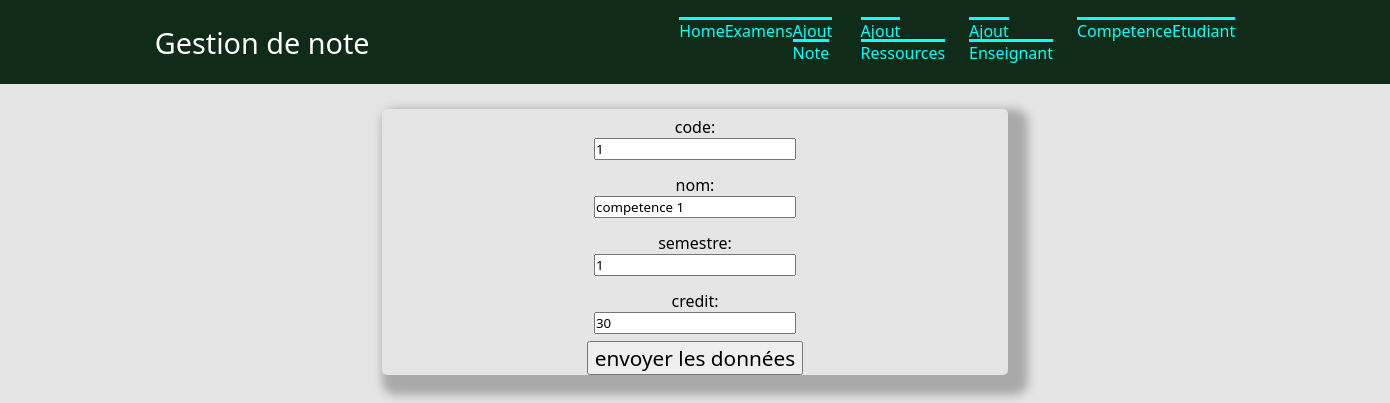
The app's page /gestion/UEupdate/6 with its own data.
### gestion/models.py (models this page shows, shortened)
class UE(models.Model):
    code = models.IntegerField(blank=False, null=True)
    nom = models.CharField(max_length=100)
    semestre = models.IntegerField(blank=False, null=True)
    credit = models.IntegerField(blank=False, null=True)
    def dico(self):
        return {"nom": self.nom,"code": self.code,"semestre": self.semestre, "credit": self.credit,}

### gestion/views.py (the view)
# urls.py: path("UEupdate/<int:id>", views.UEupdate),
def UEupdate(request, id):
    UE = models.UE.objects.get(pk=id)
    form = UniteForm(UE.dico())
    return render(request,"gestion/UEupdate.html",{"form": form,"id":id})

### gestion/forms.py
class UniteForm(ModelForm):
    class Meta:
        model = models.UE
        fields = ('code','nom','semestre','credit')
        labels = {
            'code' : _('code'),
            'nom': _('nom'),
            'semestre': _('semestre'),
            'credit': _('credit'),
        }

### gestion/templates/gestion/UEupdate.html (shortened to what this page needs)
     {% extends "gestion/main.html" %}
{%block content %}
    <form method="post" action="/gestion/tuUE/{{id}}">
    {{ form.as_p }}
        <input type="submit" value="envoyer les données">
    </form>
{% endblock %}

### gestion/static/gestion/style.css (style rules this page uses)
* { font-weight:1; font-family:system-ui,arial; }
html, body { margin : 0px; padding : 0px; background-color: #E5E5E5; }
input[type=submit],button { #background:#404040; font-family:system-ui,arial; font-size:130%; padding: revert; }
input[type=text],input[type=number],textarea,select,option { color:black; font-family:system-ui,arial; }
form { flex-direction:column; align-items:center; margin-top:25px; width:45%; height: auto; border-radius:5px; box-shadow:10px 10px 10px 10px #A9A9A9; margin:25px; text-align: -webkit-center; }
form > p { list-style-type:none; display:flex; flex-direction:column; align-items:center; padding:7px; width:70%; }
* { margin: 0; padding: 0; }
body { font-family: Rubik; overflow-x: hidden; }

### records on screen
UE: code "1", nom "competence 1", semestre "1", credit "30"
